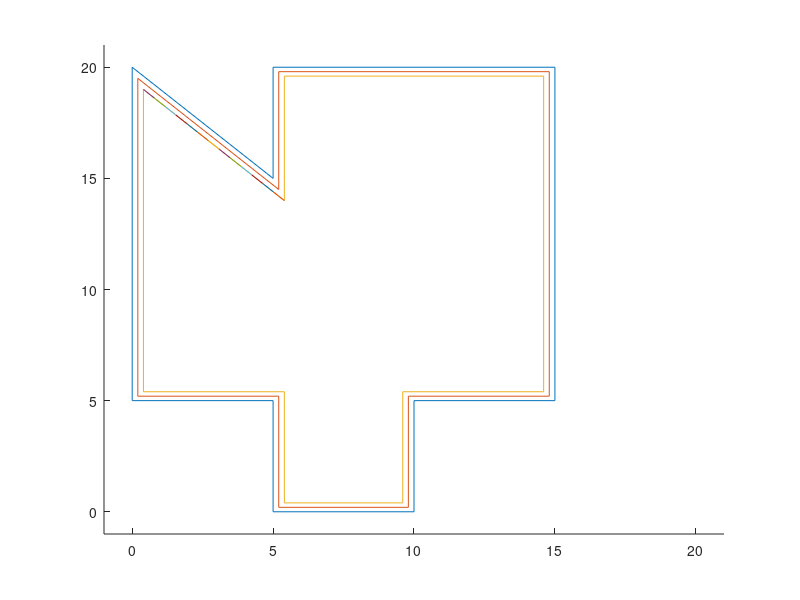

MATLAB code to generate this figure:
clear
clc

%% Initialization




%% Test Initial Shape
clear
clc
close all

x = [0 0 5 5 15 15 10 10 5 5 0];
y = [5 20 15 20 20 5 5 0 0 5 5];
x2 = [0.2 0.2 5.2 5.2 14.8 14.8 9.8 9.8 5.2 5.2 0.2];
y2 = [5.2 19.5 14.5 19.8 19.8 5.2 5.2 0.2 0.2 5.2 5.2];
x3 = [0.4 0.4 5.4 5.4 14.6 14.6 9.6 9.6 5.4 5.4 0.4];
y3 = [5.4 19 14 19.6 19.6 5.4 5.4 0.4 0.4 5.4 5.4];
len = length(x);
x2store = [];
y2store = [];

% for i = 1:len
%     xcomp = x(i);
%     ycomp = y(i);
%     nozzle = 0.2;
% 
%     if xcomp - nozzle < min(x)
%         x2comp = xcomp + nozzle;
%     elseif xcomp + nozzle > max(x)
%         x2comp = xcomp - nozzle;
%     else
%         x2comp = xcomp + nozzle;
%     end
%     
%     if ycomp - nozzle < min(y)
%         y2comp = ycomp + nozzle;
%     elseif ycomp + nozzle > max(y)
%         y2comp = ycomp - nozzle;
%     else
%         y2comp = ycomp + nozzle;
%     end
% x2store = [x2store x2comp];
% y2store = [y2store y2comp];
% end
pstore = [];

for n = 1:10
    if x(n+1)-x(n) == 0
        p = 1;
    end
    p = polyfit([x(n+1) x(n)],[y(n+1) y(n)],1);
    pstore = [pstore ; p]
end

% for k = 0.2:0.2:50
%     infill = -x + k
%     func1 =




zstore = [];
mult = 0;
for i = 0.2:0.2:10
    mult = 1 + mult;
    z = [];
    for j = 1:len
        zcomp = 0.2*mult;
        z = [z zcomp];
    end
zstore = [zstore ; z];
end

% figure
% plot3(x,y,zstore,x2,y2,zstore,x3,y3,zstore)
% xlim([-1 21])
% ylim([-1 21])
% zlim([0 11])

figure
hold on
plot(x,y)
plot(x2,y2)
plot(x3,y3)
%plot(xref,yref)
xlim([-1 21])
ylim([-1 21])


% xvec = min(x2):0.2:max(x2)
% yvec = min(y2):0.2:max(y2)
% figure
% hold on
% for i = 1:73
%     plot(xvec(i+1),yvec(i+1),xvec(i),yvec(i))
% end

vec1 = linspace(0.4,5.4,round(5/0.4));%[0.4:0.4:5.4];
vec2 = linspace(5.4,10.4,round(5/0.4));%[5.4:0.4:10.4];

vec3 = linspace(5.4,9.6,round((9.6-5.4)/0.4));%[5.4:0.4:9.6];
vec4 = linspace(0.4,5.4,round((5.4-0.4)/0.4));%[0.4:0.4:5.4];

% vec5 = [5.4:0.4:9.6];
% vec6 = [0.4:0.4:5.6];
% 
% for i = 1:length(vec1)-1
%     plot([vec1(i+1) vec1(1)],[vec2(1) vec2(i+1)])
% end
% 
% for i = 1:length(vec3)-1
%     plot([vec3(i+1) vec3(1)],[vec4(1) vec4(i+1)])
% end
% 
% for i = 1:length(vec5)-1
%     plot([vec5(i+1) vec5(1)],[vec6(1) vec6(i+1)])
% end
% % plot([0.4 0.2],[5.2 5.4])
% 
% startx = 0.8;
% starty = 5.8;

% vec1 = [0.4:0.4:5.4];
% m = (14-19)/(5.4-0.4)
% b = 40;
% vec2 = m.*vec1 +b;

x1y1 = [0.4 19];
x2y2 = [5.4 14];
v = x2y2 - x1y1
n = sqrt((5.4-0.4)^2+(14-19)^2)
u = v/n
pstore = [];

dist = 5/13/sind(45);

for i = 1:13
    p1 = [0.4 19] + dist*i*[u(1) u(2)]
    pstore = [pstore ; p1];
    if i == 1
        plot([x1y1(1) p1(1)],[x1y1(2) p1(2)])
    else
       plot([pstore(i-1,1) p1(1)],[pstore(i-1,2) p1(2)]) 
    end
end

% for i= 1:length(vec1)-1
%     plot([vec1(i+1) vec1(1)],[vec1(1) vec1(i+1)])
% end
